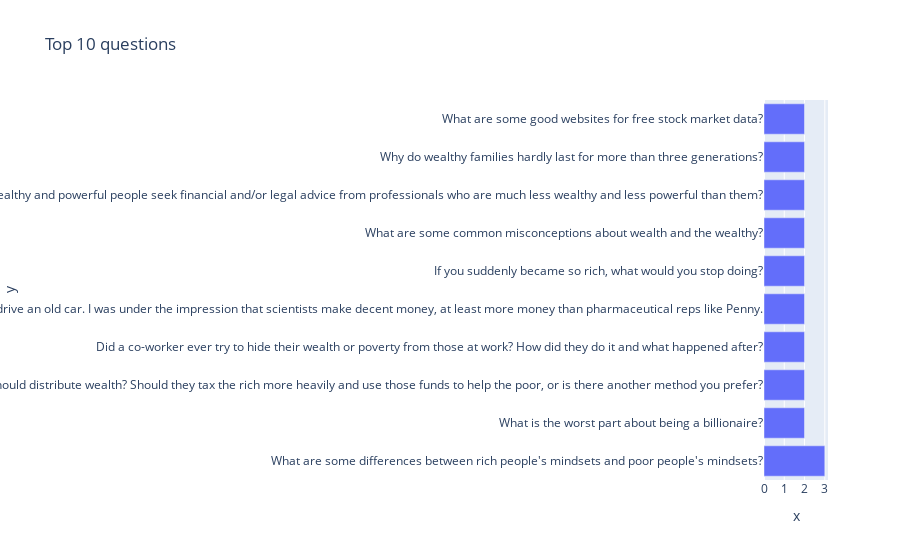

Here is the notebook cell this chart was saved with:
### Code cell
plt.figure(figsize=(10,10))
px.bar(x=val, y=idx, title="Top 10 questions")

### Figure 1 — Plotly figure (JSON) as saved in the notebook; plotly's stock layout.template omitted (floating-point values rounded to 4 significant figures)
{"data": [{"alignmentgroup": "True", "hovertemplate": "x=%{x}<br>y=%{y}<extra></extra>", "legendgroup": "", "marker": {"color": "#636efa", "pattern": {"shape": ""}}, "name": "", "offsetgroup": "", "orientation": "h", "showlegend": false, "textposition": "auto", "type": "bar", "x": [3, 2, 2, 2, 2, 2, 2, 2, 2, 2], "xaxis": "x", "y": ["What are some differences between rich people's mindsets and poor people's mindsets?", "What is the worst part about being a billionaire?", "How do you think the government should distribute wealth? Should they tax the rich more heavily and use those funds to help the poor, or is there another method you prefer?", "Did a co-worker ever try to hide their wealth or poverty from those at work? How did they do it and what happened after?", "Why are Leonard and Sheldon on The Big Bang Theory so poor? They share an apartment, drive an old car. I was under the impression that scientists make decent money, at least more money than pharmaceutical reps like Penny.", "If you suddenly became so rich, what would you stop doing?", "What are some common misconceptions about wealth and the wealthy?", "Why do wealthy and powerful people seek financial and/or legal advice from professionals who are much less wealthy and less powerful than them?", "Why do wealthy families hardly last for more than three generations?", "What are some good websites for free stock market data?"], "yaxis": "y"}], "layout": {"barmode": "relative", "legend": {"tracegroupgap": 0}, "title": {"text": "Top 10 questions"}, "xaxis": {"anchor": "y", "domain": [0, 1], "title": {"text": "x"}}, "yaxis": {"anchor": "x", "domain": [0, 1], "title": {"text": "y"}}}}
